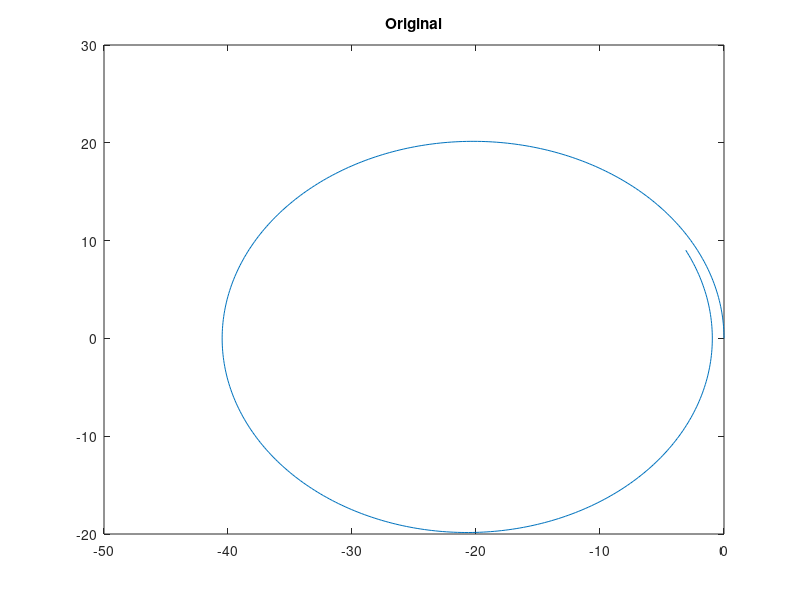
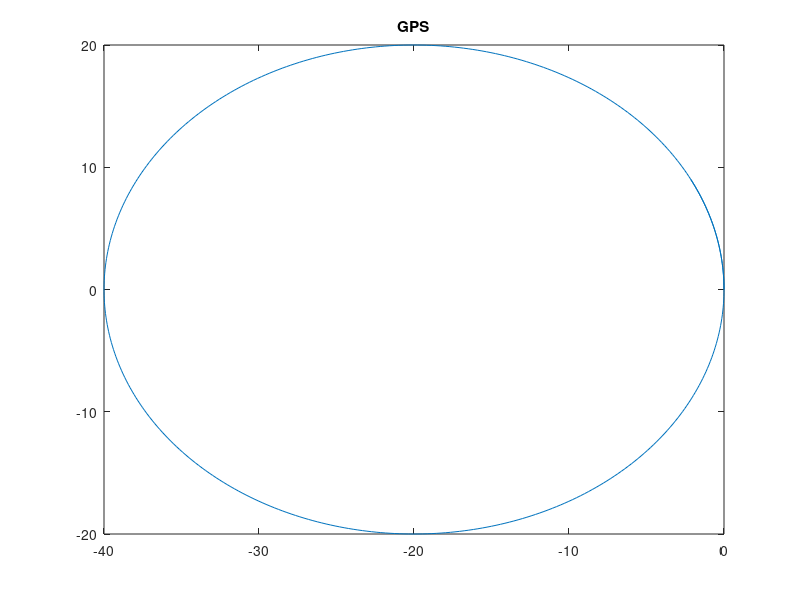
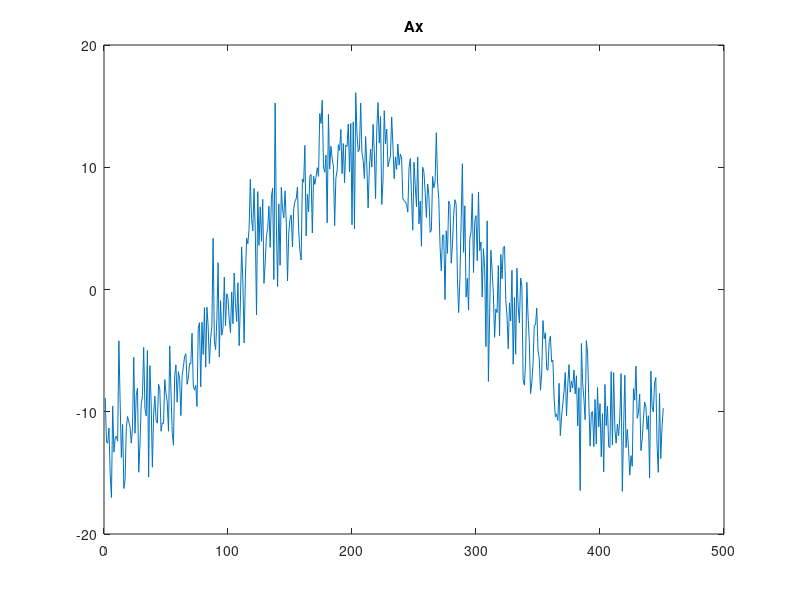
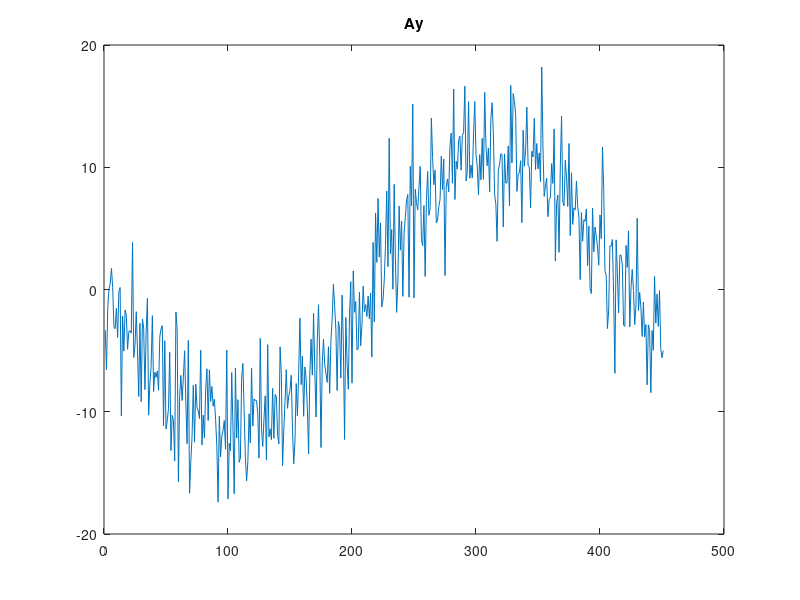

These charts were generated, in order, by the following MATLAB code: (Note: this script raises an error after producing the figures.)
close all;
clear;
r = 20; %Radius of circle
v = 15; %Velocity of Car
w = v/r; %Angular Velocity;
dt = 0.02;
t = (0:dt:9)'; %Time steps
ay = -(v.^2./r).*sin(w.*t);
ax = -(v.^2./r).*cos(w.*t);

x_gps = -r + r*cos(w.*t);
y_gps = r*sin(w.*t);

x = zeros([length(t) 1]);
y = x;
vx = x;
vy = x;
vy(1) = v;
for i = 2:length(t)
    x(i) = x(i-1) + vx(i-1)*dt + 0.5*ax(i-1)*dt^2;
    y(i) = y(i-1) + vy(i-1)*dt + 0.5*ay(i-1)*dt^2;
    vx(i) = vx(i-1) + ax(i-1)*dt;
    vy(i) = vy(i-1) + ay(i-1)*dt;
end
%figure();
%plot(ax);
%figure();
%plot(vx);

%figure();
%plot(ay);
figure();
plot(x,y);
title("Original");
figure();
plot(x_gps,y_gps);
title("GPS");
%figure();
%plot(vy);
%figure();
%plot(x);
%figure();
%plot(y);


n_x = wgn(length(t),1,10);
%n_y = wgn
ax_n = ax + wgn(length(t),1,10);
ay_n = ay + wgn(length(t),1,10);

figure()
plot(ax_n);
title("Ax");
figure();
plot(ay_n);
title("Ay");

x_gps_n = x_gps + wgn(length(t),1,1);
y_gps_n = y_gps + wgn(length(t),1,1);
%plot(ax_n);
%plot(ay_n);

[x_n, y_n,vx_n,vy_n] = calc_states(ax_n,ay_n,dt,v);


%figure();
%plot(ax_n);
%figure();
%plot(vx_n);

%figure();
%plot(ay);
figure();
plot(x_n,y_n);
title("Noisy IMU");

figure();
plot(x_gps_n,y_gps_n);
title("Noisy GPS");

%plot(ax_n);
%plot(n_y);



A = [1 0 dt 0;
     0 1 0 dt;
     0 0 1 0;
     0 0 0 1];

 B = [(0.5*dt^2) 0;
     0 (0.5*dt^2)
     dt 0 ;
     0 dt];
 
sig_x = 5;
sig_y = 5;
sig_vx = 2;
sig_vy = 2;
sig_ax = 20;
sig_ay = 20;

sig_senx = 2;
sig_seny = 2;

P = [sig_x 0 0 0 ;
     0 sig_y 0 0 ;
     0 0 sig_vx 0;
     0 0 0 sig_vy];


H = [1 0 0 0;
     0 1 0 0];
 
R = [sig_senx 0;
     0 sig_seny];
Q = zeros(4,4);
x0 = [0;0;0;v;];

x_k_k_1 = x0;
P_k_k_1 = P;
I = eye(4);

xf = zeros([length(ax_n) 1]);
yf = xf;
vxf = xf;
vyf = xf;
axf = xf;
ayf = xf;



for i = 2:length(ax_n)
    u_k_k_1 = [ax_n(i);ay_n(i)];
    x_k_k_1 = A*x_k_k_1 + B*u_k_k_1;
    P_k_k_1 = A*P_k_k_1*A' + Q;
    
    %Update
    z_k = [x_gps_n(i);y_gps_n(i)];
    y_k = z_k - H*x_k_k_1;
    S_k = H*P_k_k_1*H' + R;
    invS_k = inv(S_k);
    K_k = P_k_k_1*H'*invS_k;
    x_k_k_1 = x_k_k_1 + K_k*y_k;
    P_k_k_1 = (I - K_k*H)*P_k_k_1;
    
    xf(i) = x_k_k_1(1);
    yf(i) = x_k_k_1(2);
    vxf(i) = x_k_k_1(3);
    vyf(i) = x_k_k_1(4);

end

figure();
plot(xf,yf,"r",'LineWidth',3);
hold on;
plot(x_n,y_n,"b--",'LineWidth',1);
hold on;
plot(x_gps,y_gps,"g--",'LineWidth',1);
hold on;
scatter(x_gps_n,y_gps_n);
hold off;
title("Kalmann");
legend("Filtered","Noisy IMU","Target","Noisy GPS");

function [x,y,vx,vy] = calc_states(ax,ay,dt,v)
   
x = zeros([length(ax) 1]);
y = x;
vx = x;
vy = x;
vy(1) = v;
for i = 2:length(ax)
    x(i) = x(i-1) + vx(i-1)*dt + 0.5*ax(i-1)*dt^2;
    y(i) = y(i-1) + vy(i-1)*dt + 0.5*ay(i-1)*dt^2;
    vx(i) = vx(i-1) + ax(i-1)*dt;
    vy(i) = vy(i-1) + ay(i-1)*dt;
end 
end